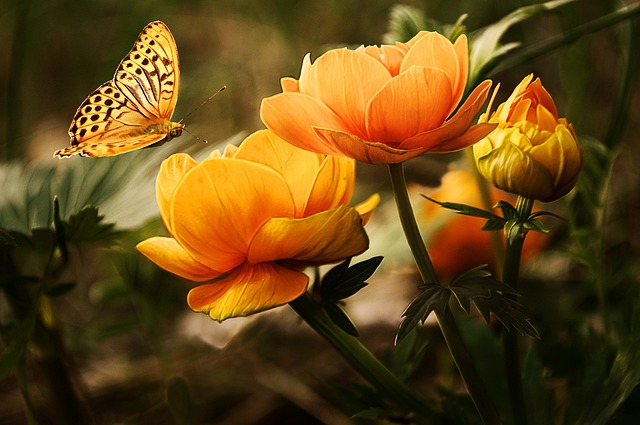
#> input picture new.jpg, 640 x 425 px
$ jupyter execute 7Edge_detection_difference_operation.ipynb   (older library calls are emulated)
#> lines starting #> are read from the running program, lines starting #| are printed output that depends on the picture
# For the given image, perform edge detection using different operators and compare the results.

[cell 1]
import cv2
import numpy as np
import matplotlib.pyplot as plt

# Load the image
image_path = 'new.jpg'
image = cv2.imread(image_path, cv2.IMREAD_GRAYSCALE)
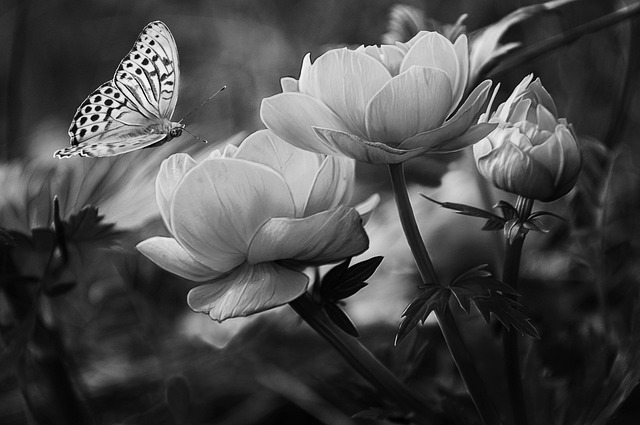
#> image: shape (425, 640); min 0, max 255, mean 74.8

# Apply edge detection using different operators
sobel_x = cv2.Sobel(image, cv2.CV_64F, 1, 0, ksize=3)
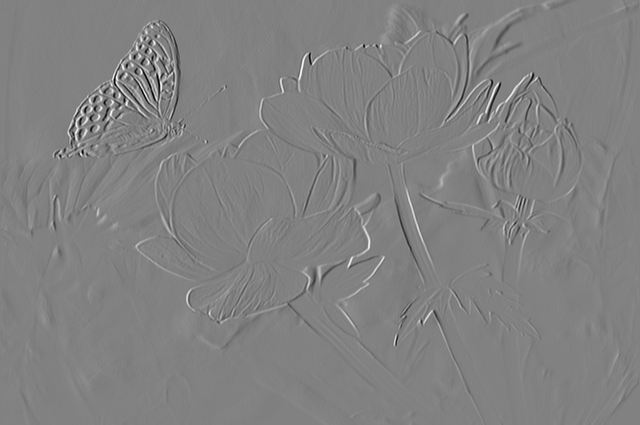
#> sobel_x: shape (425, 640) float64; min -918, max 888, mean -0.2; drawn with min black and max white
sobel_y = cv2.Sobel(image, cv2.CV_64F, 0, 1, ksize=3)
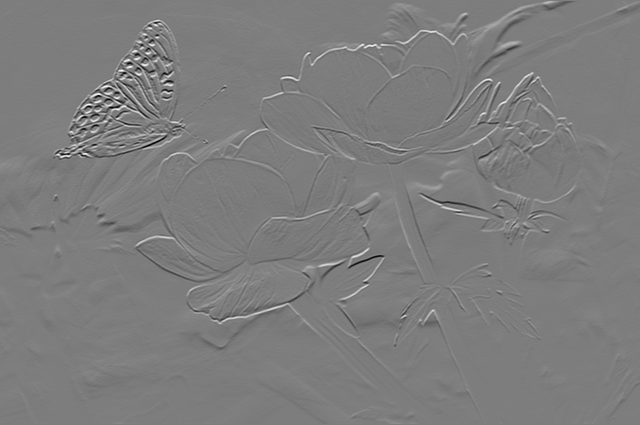
#> sobel_y: shape (425, 640) float64; min -912, max 940, mean -0.6; drawn with min black and max white
scharr_x = cv2.Scharr(image, cv2.CV_64F, 1, 0)
scharr_y = cv2.Scharr(image, cv2.CV_64F, 0, 1)
canny = cv2.Canny(image, 100, 200)
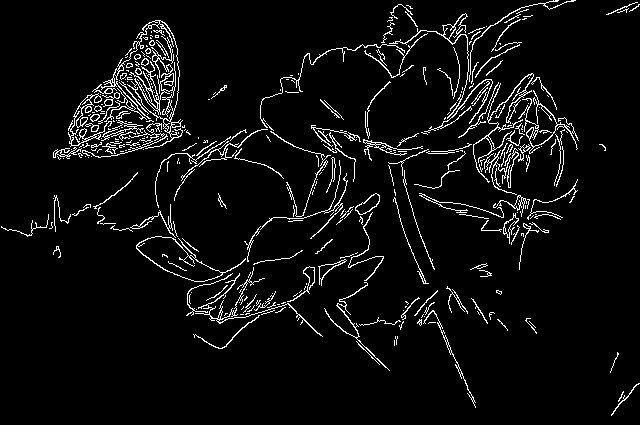
#> canny: shape (425, 640); 5.3% white in thin lines or dots

# Plot the results
plt.figure(figsize=(12, 8))

plt.subplot(2, 3, 1)
plt.imshow(image, cmap='gray')
plt.title('Original Image')
plt.axis('off')

plt.subplot(2, 3, 2)
plt.imshow(np.abs(sobel_x), cmap='gray')
plt.title('Sobel X')
plt.axis('off')

plt.subplot(2, 3, 3)
plt.imshow(np.abs(sobel_y), cmap='gray')
plt.title('Sobel Y')
plt.axis('off')

plt.subplot(2, 3, 4)
plt.imshow(np.abs(scharr_x), cmap='gray')
plt.title('Scharr X')
plt.axis('off')

plt.subplot(2, 3, 5)
plt.imshow(np.abs(scharr_y), cmap='gray')
plt.title('Scharr Y')
plt.axis('off')

plt.subplot(2, 3, 6)
plt.imshow(canny, cmap='gray')
plt.title('Canny')
plt.axis('off')

plt.tight_layout()
plt.show()
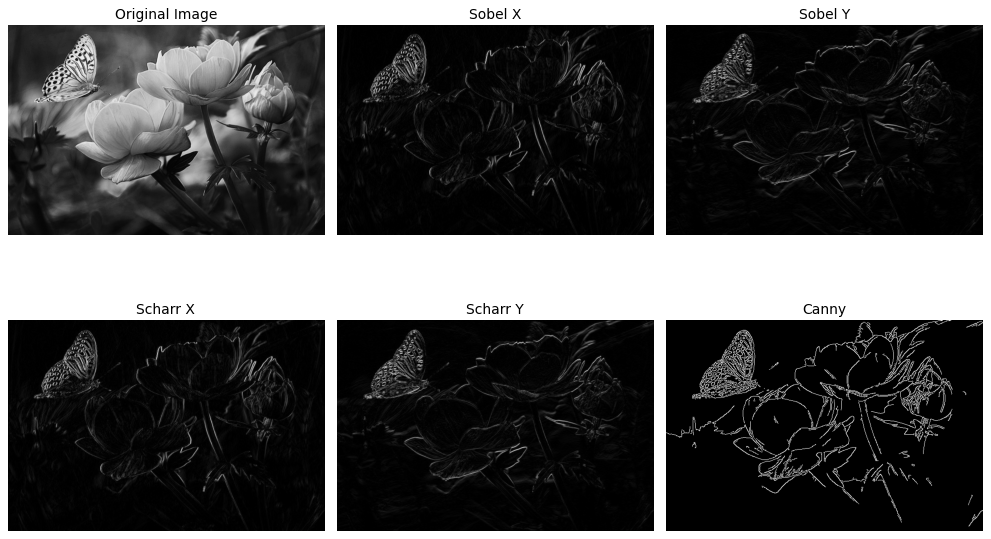
#> figure drawn by matplotlib, 6 panels

$ run again, with cat.jpg copied over new.jpg
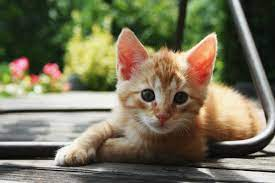
#> input picture cat.jpg, 275 x 183 px
#> `sobel_y = cv2.Sobel(image, cv2.CV_64F, 0, 1, ksize=3)`:
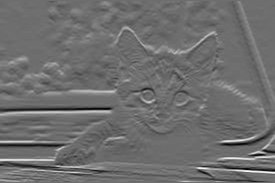
#> sobel_y: shape (183, 275) float64; min -736, max 964, mean 0.8; drawn with min black and max white
#> `canny = cv2.Canny(image, 100, 200)`:
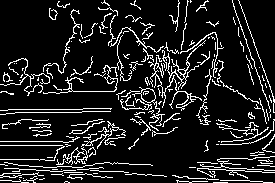
#> canny: shape (183, 275); 12.3% white in thin lines or dots
